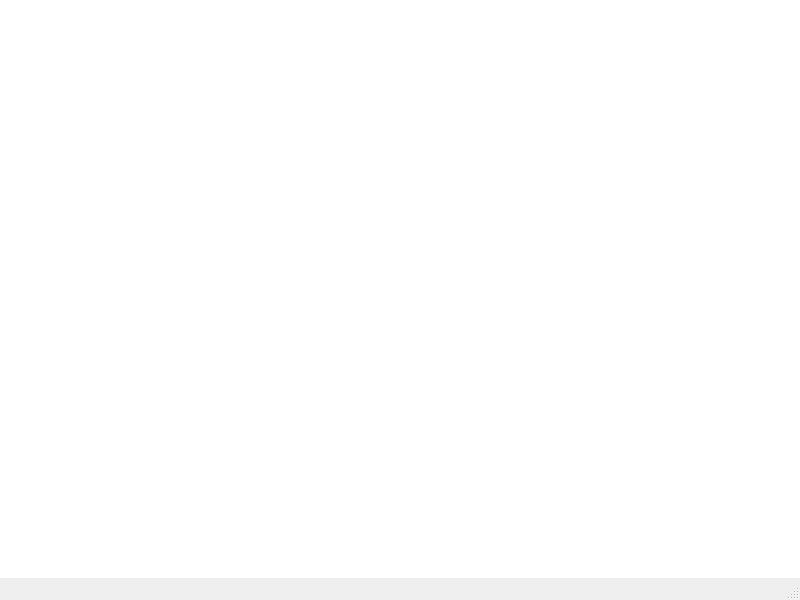
<?xml version="1.0" encoding="UTF-8"?>
<ui version="4.0">
 <class>MainWindow</class>
 <widget class="QMainWindow" name="MainWindow">
  <property name="geometry">
   <rect>
    <x>0</x>
    <y>0</y>
    <width>800</width>
    <height>600</height>
   </rect>
  </property>
  <property name="windowTitle">
   <string>crane's files</string>
  </property>
  <widget class="QWidget" name="centralwidget">
   <widget class="QTableWidget" name="tableWidget">
    <property name="geometry">
     <rect>
      <x>-30</x>
      <y>-60</y>
      <width>881</width>
      <height>671</height>
     </rect>
    </property>
    <property name="a" stdset="0">
     <string/>
    </property>
   </widget>
  </widget>
  <widget class="QMenuBar" name="menubar">
   <property name="geometry">
    <rect>
     <x>0</x>
     <y>0</y>
     <width>800</width>
     <height>27</height>
    </rect>
   </property>
  </widget>
  <widget class="QStatusBar" name="statusbar"/>
 </widget>
 <resources/>
 <connections/>
</ui>
